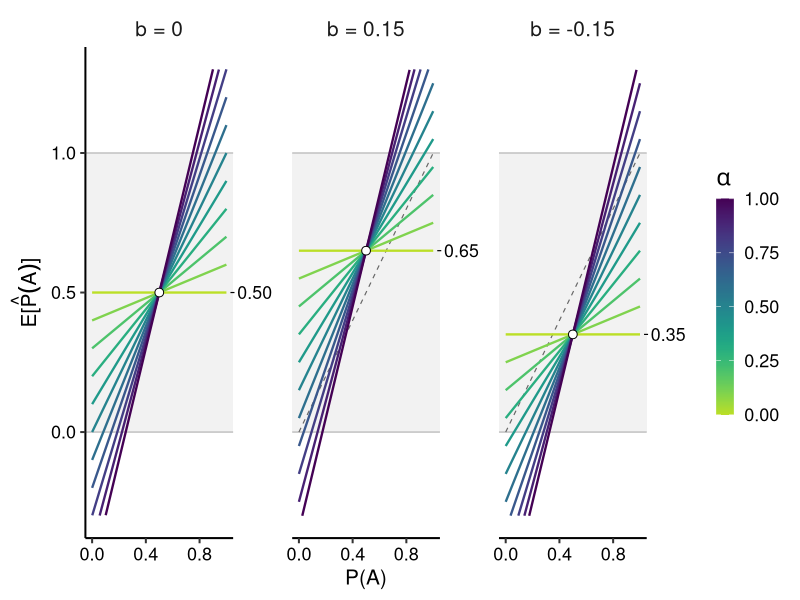
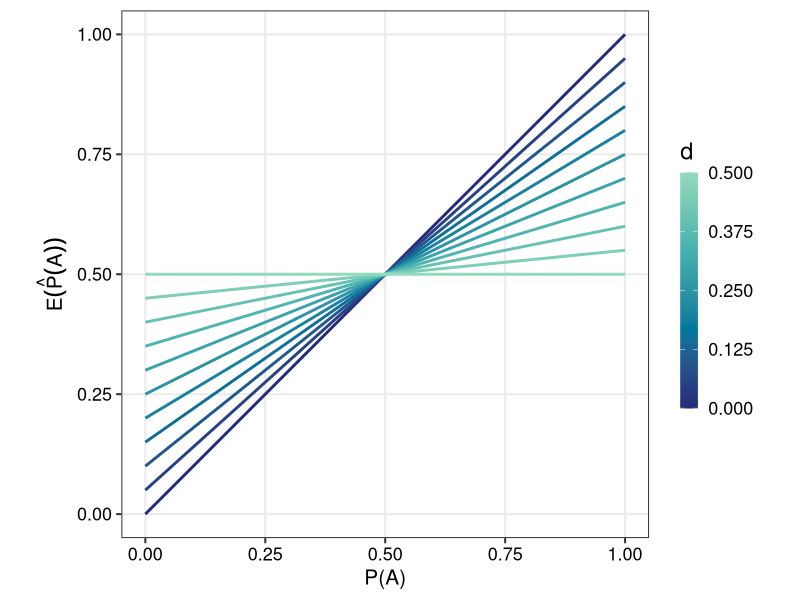
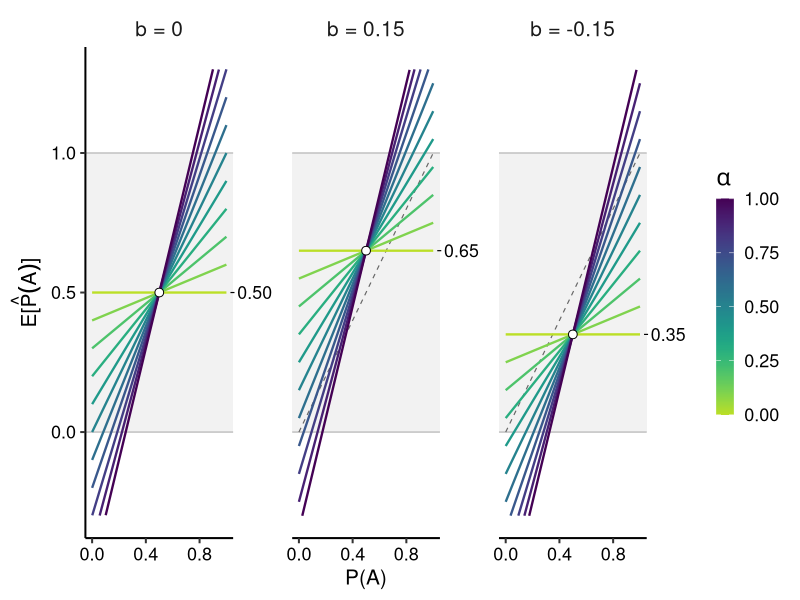

The R source for these figures, in order:
library(ggplot2)

# Create the "plot" sub-folder for the saved figures (does nothing if it exists)
dir.create("plots", showWarnings = FALSE)

# Colours ---------------------------------------------------------------------
# Figure 1: navy -> teal -> mint (dark = d of 0, light = d of 0.5)
colours_fig1 <- c("#272A79", "#00779C", "#45B1AF", "#91DABA")

# Figure 2: viridis, reversed so that alpha = 0 (the flat line) is the lightest.
# end = 0.9 skips the palest yellow; change to end = 1 for the full range.
colours_fig2 <- rev(viridisLite::viridis(256, end = 0.9))


# =============================================================================
# Figure 1:  E[P_hat(A)] = (1 - 2d) * P(A) + d
# =============================================================================

# Step 1: make the data, one row per (P(A), d) combination
fig1_data <- expand.grid(
  P = seq(0, 1, by = 0.01),     # x-axis: true probability P(A)
  d = seq(0, 0.5, by = 0.05)    # one line per value of d (11 lines)
)
fig1_data$E <- (1 - 2 * fig1_data$d) * fig1_data$P + fig1_data$d

# Step 2: draw the plot
fig1 <- ggplot(fig1_data, aes(x = P, y = E, colour = d, group = d)) +
  geom_line(linewidth = 1) +
  scale_colour_gradientn(
    colours = colours_fig1,
    limits  = c(0, 0.5),
    breaks  = c(0, 0.125, 0.25, 0.375, 0.5)
  ) +
  scale_x_continuous(breaks = c(0, 0.25, 0.5, 0.75, 1),
                     labels = c("0.00", "0.25", "0.50", "0.75", "1.00")) +
  scale_y_continuous(breaks = c(0, 0.25, 0.5, 0.75, 1),
                     labels = c("0.00", "0.25", "0.50", "0.75", "1.00")) +
  coord_equal() +               # square plotting area
  labs(
    x      = "P(A)",
    y      = expression(E(hat(P)(A))),
    colour = "d"
  ) +
  theme_bw(base_size = 15) +
  theme(
    plot.title          = element_text(face = "italic", size = 13),  # long title: keep it smaller so it fits
    plot.title.position = "plot",
    panel.grid.minor    = element_blank(),
    axis.text           = element_text(colour = "black", size = 13),
    legend.title        = element_text(size = 17),
    legend.text         = element_text(size = 13),
    legend.key.height   = unit(1.2, "cm"),   # colour bar is 5x this tall
    legend.key.width    = unit(0.45, "cm")
  )

# Step 3: save
# width and height are in inches
ggsave("plots/effect_of_d.pdf", fig1, width = 5, height = 4)
#ggsave("plots/effect_of_d.png", fig1, width = 5, height = 4, dpi = 300, bg = "white")

# =============================================================================
# Figure 2:  E[P_hat(A)] = 2 * alpha * P(A) + 1/2 + b - alpha
# =============================================================================

# Step 1: make the data, one row per (P(A), alpha, b) combination
fig2_data <- expand.grid(
  P     = seq(0, 1, by = 0.001),   # x-axis (fine grid so lines end neatly)
  alpha = seq(0, 1, by = 0.1),     # one line per value of alpha (11 lines)
  b     = c(0, 0.15, -0.15)        # one panel per value of b
)
fig2_data$E <- 2 * fig2_data$alpha * fig2_data$P + 0.5 + fig2_data$b - fig2_data$alpha

# Keep only the part of each line inside the y-range -0.3 to 1.3
# (we draw outside the panel later for the labels, so ggplot can't trim them)
fig2_data <- subset(fig2_data, E >= -0.3 & E <= 1.3)

# Panel titles, in the order b = 0, 0.15, -0.15
panel_order     <- c("b = 0", "b = 0.15", "b = -0.15")
fig2_data$panel <- factor(paste("b =", fig2_data$b), levels = panel_order)

# Point where all lines cross in each panel: P(A) = 0.5, E = 0.5 + b
cross_points <- data.frame(
  panel = factor(panel_order, levels = panel_order),
  P     = 0.5,
  E     = c(0.50, 0.65, 0.35),
  label = c("0.50", "0.65", "0.35")
)

# Dashed y = x reference line, only in the b = 0.15 and b = -0.15 panels
diagonal_panels <- data.frame(
  panel = factor(c("b = 0.15", "b = -0.15"), levels = panel_order)
)

# Step 2: draw the plot
fig2 <- ggplot(fig2_data, aes(x = P, y = E)) +
  # grey band between 0 and 1, with grey lines at its edges
  annotate("rect", xmin = -Inf, xmax = Inf, ymin = 0, ymax = 1, fill = "grey95") +
  geom_hline(yintercept = c(0, 1), colour = "grey75") +
  # dashed y = x line
  geom_segment(data = diagonal_panels, aes(x = 0, xend = 1, y = 0, yend = 1),
               linetype = "dashed", colour = "grey40", linewidth = 0.4) +
  # the model lines, coloured by alpha
  geom_line(aes(colour = alpha, group = alpha), linewidth = 0.8) +
  # white crossing point
  geom_point(data = cross_points, shape = 21, size = 2.6,
             fill = "white", colour = "black") +
  # value label to the right of each panel: a small tick, then the number
  geom_segment(data = cross_points, aes(x = 1.03, xend = 1.06, y = E, yend = E),
               linewidth = 0.4) +
  geom_text(data = cross_points, aes(x = 1.08, y = E, label = label),
            hjust = 0, size = 4.5) +
  # three panels side by side
  facet_wrap(~ panel, nrow = 1) +
  scale_colour_gradientn(
    colours = colours_fig2,
    limits  = c(0, 1),
    breaks  = c(0, 0.25, 0.5, 0.75, 1),
    labels  = c("0.00", "0.25", "0.50", "0.75", "1.00")
  ) +
  scale_x_continuous(breaks = c(0, 0.4, 0.8), labels = c("0.0", "0.4", "0.8")) +
  scale_y_continuous(breaks = c(0, 0.5, 1),   labels = c("0.0", "0.5", "1.0")) +
  # clip = "off" lets the value labels sit outside the panels
  coord_cartesian(xlim = c(0, 1), ylim = c(-0.3, 1.3), clip = "off") +
  labs(
    x      = "P(A)",
    y      = expression(E*"["*hat(P)(A)*"]"),
    colour = expression(alpha)
  ) +
  theme_classic(base_size = 15) +
  theme(
    plot.title          = element_text(face = "italic", size = 15),
    plot.title.position = "plot",
    axis.text           = element_text(colour = "black", size = 13),
    strip.background    = element_blank(),   # no box around panel titles
    strip.text          = element_text(size = 15),
    panel.spacing       = unit(1.5, "cm"),   # room for the value labels
    legend.title        = element_text(size = 17),
    legend.text         = element_text(size = 13),
    legend.key.height   = unit(1.1, "cm"),   # colour bar is 5x this tall
    legend.key.width    = unit(0.45, "cm"),
    legend.box.spacing  = unit(1.5, "cm")
  )

fig2

# Step 3: save
# width and height are in inches
ggsave("plots/quantum_sequential_sampler.pdf", fig2, width = 8, height = 3.6)
#ggsave("plots/quantum_sequential_sampler.png", fig2, width = 8, height = 3.6, dpi = 300, bg = "white")
